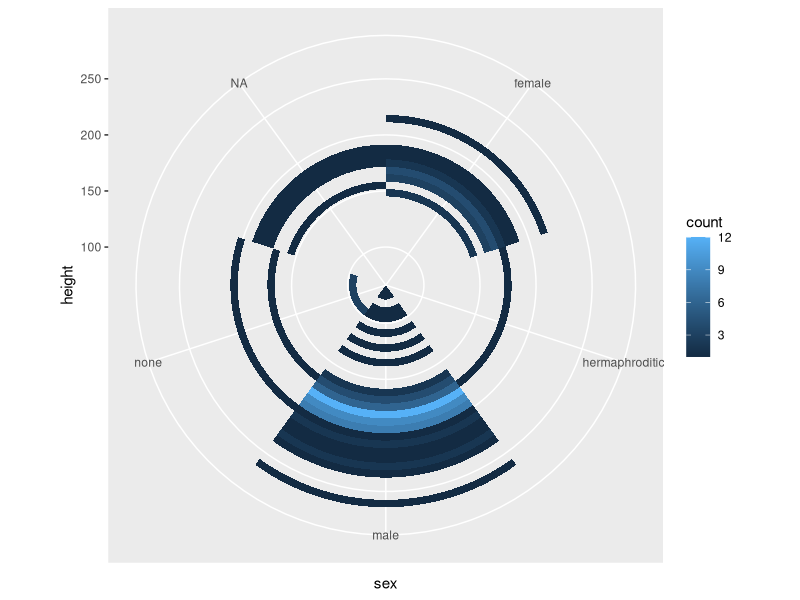

Here is the R script that generated this plot:
library(dplyr)
install.packages("dplyr")

data("starwars")
head(starwars)
library(ggplot2)
ggplot(data = starwars, mapping = aes(x= height, y= sex))+
  geom_bin2d()+
  theme_get()+
  coord_polar(theta = "y", direction=1)
